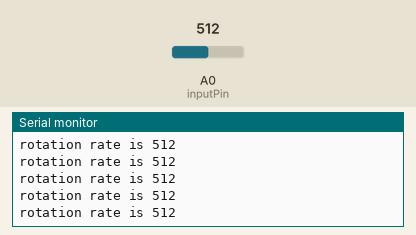
Simulated run of this sketch. Board: Arduino Uno, built with avr-gcc and run on an emulated ATmega328P. Parts: the last lines printed to the serial monitor. Inputs (shaded band) come from the test bench; at power-on: A0 (inputPin) = 512.

Above: at 1.2 s.
1.3 s: A0 (inputPin) set to 716
At 1.31 s:
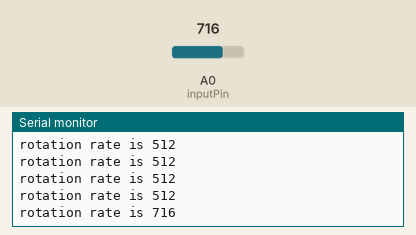
2.8 s: A0 (inputPin) set to 900
At 2.82 s:
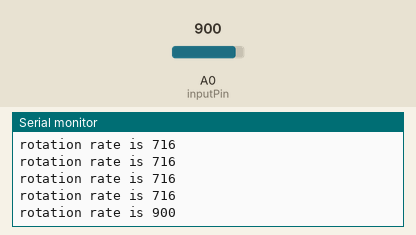
Timing chart, 0 to 5.8 s (numbered marks = the images above; inputs shaded):
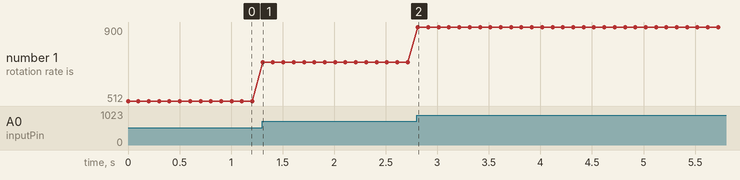

Measured:
- after the input at 1.3 s, the serial monitor: prints a new line at once (image 1)
- after the input at 2.8 s, the serial monitor: prints a new line at once (image 2)
- plotted number 1: 512 → 716 after the input at 1.3 s, 716 → 900 after the input at 2.8 s

The sketch:

ch6r15.ino
```cpp
/*
  gyro sketch
  displays the rotation rate on the Serial Monitor
 */


const int inputPin = 0;  // analog input 0
int rotationRate = 0;

void setup()
{
  Serial.begin(9600);   // sets the serial port to 9600
}

void loop()
{
  rotationRate = analogRead(inputPin); // read the gyro output
  Serial.print("rotation rate is ");
  Serial.println(rotationRate);
  delay(100);                          // wait 100ms for next reading
}
```
